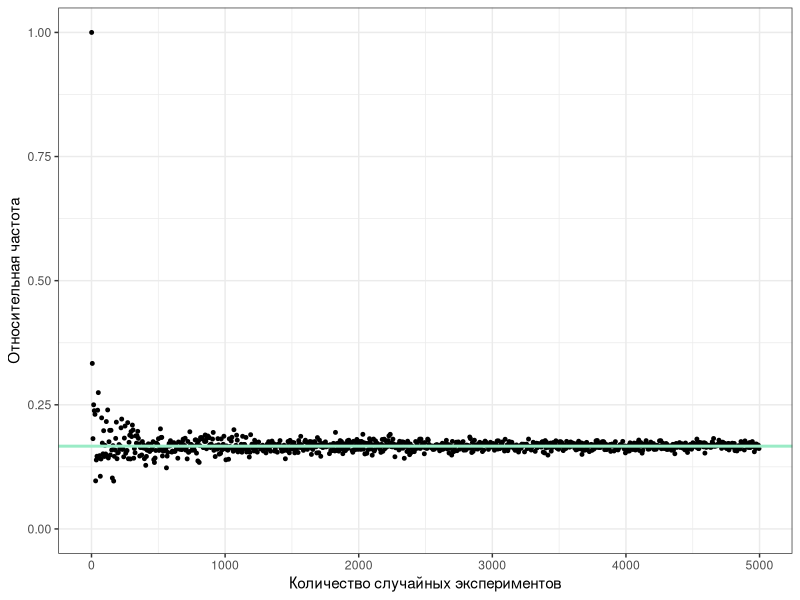
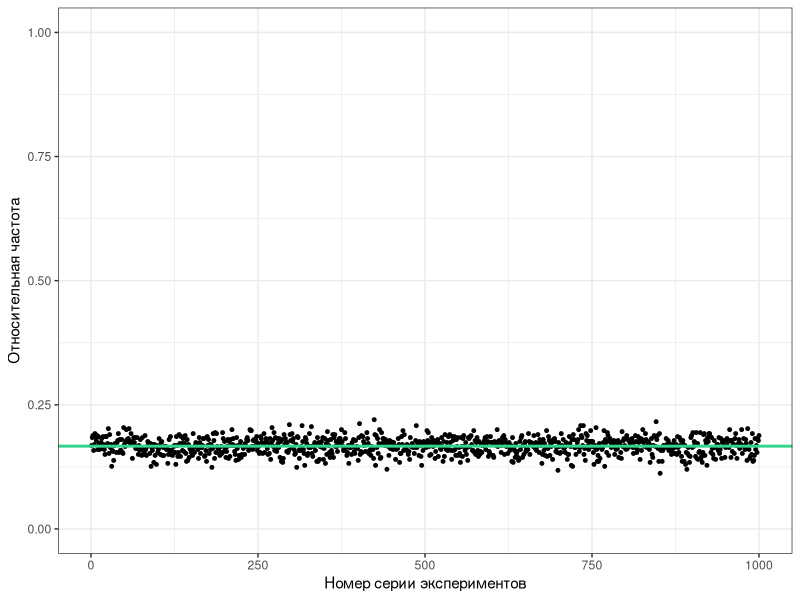

Write R code to recreate these figures, in order.
## ---- chunk 1
knitr::opts_chunk$set(echo=FALSE, eval=TRUE, message=FALSE, warning=FALSE, error=FALSE)
## ---- chunk 2
library(tidyverse)
theme_set(theme_bw())
## ---- chunk 3
set.seed(123)

tibble(n = seq(1, 5000, by = 5),
       p = n %>% 
  map(sample, x = 1:6, replace = TRUE) %>% 
  map(table) %>% 
  map(.[1]) %>% 
  unlist() %>% 
  `/`(n)
  ) %>% 
  ggplot(aes(n, p)) +
  geom_point(size = 1) +
  geom_hline(yintercept = 1/6,
             color = "#9AEBC6",
             linewidth = 1) +
  ylim(0, 1) +
  labs(x = "Количество случайных экспериментов",
       y = "Относительная частота") -> plot1


set.seed(956)
sample(1:6, 500*1000, replace = TRUE) %>% 
  matrix(ncol = 1000) %>% 
  apply(2, function(x) sum(x == 1)) %>% 
  `/`(500) %>% 
  tibble(n = 1:1000,
         p = .) %>% 
  ggplot(aes(x = n,
             y = p)) +
  geom_point(size = 1) +
  geom_hline(yintercept = 1/6,
             color = "#36D38C",
             linewidth = 1) +
  ylim(0, 1) +
  labs(x = "Номер серии экспериментов",
       y = "Относительная частота") -> plot2
## ---- chunk 4
#| label: fig-prob-stat-stability
#| fig-cap: "Статистическая устойчивость"
#| fig-subcap:
#|   - "С ростом числа испытания относительная частота приближается к некоторому значению"
#|   - "В разных сериях испытаний относительная частота примерно постоянна"
#| layout-ncol: 2

print(plot1)
print(plot2)
## ---- chunk 5
sessionInfo()
